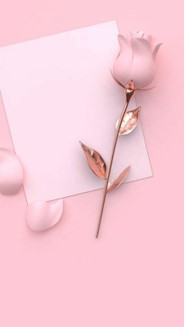
#> input picture AI1302/Picture1.jpg, 184 x 327 px
$ jupyter execute AI1302.ipynb
#> lines starting #> are read from the running program, lines starting #| are printed output that depends on the picture
# Sajjad Rahbari

[cell 1]
import numpy as np
import matplotlib.pyplot as plt
from skimage import io

image = io.imread("Picture1.jpg", as_gray=True)
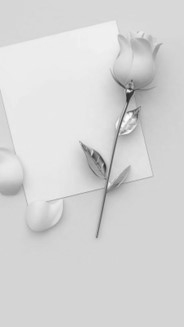
#> image: shape (327, 184) float64; min 0.169, max 0.995, mean 0.838

rows, cols = image.shape
#> rows = 327; cols = 184
arrayx = np.zeros((rows, cols*2))

[cell 2]
image

[cell 3]
plt.imshow(image)

## change image

[cell 4]
for i in range(cols):
    arrayx[:,i*2] = image[:,i]
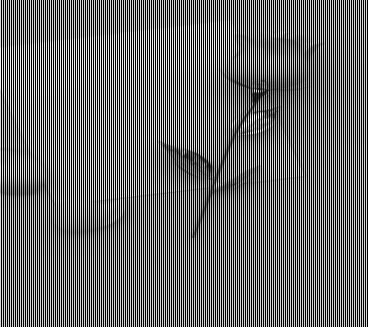
#> arrayx: shape (327, 368) float64; min 0, max 0.995, mean 0.419

[cell 5]
plt.imshow(arrayx)

## cut image to first (327*184)

[cell 6]
result = arrayx[:,:cols]
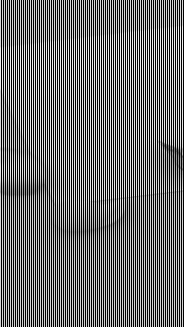
#> result: shape (327, 184) float64; min 0, max 0.954, mean 0.432
